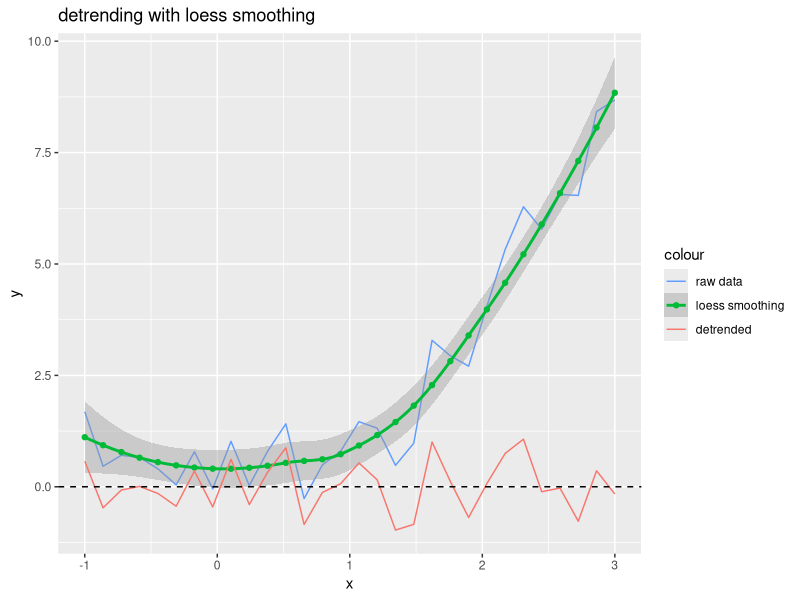

R code for this plot:
## ---- chunk 1
knitr::opts_chunk$set(echo = TRUE, error = T)
options(tidyverse.quiet = TRUE)
## ---- chunk 2
library(tidyverse)
# using .75 span to match ggplot2 geom_smooth
Detrend <- function(data, scales, method = "lm", span = 0.75) {
   if (method == "lm") {
      data$y <- resid(lm(y ~ x, data = data))
   } else {
      data$y <- resid(loess(y ~ x, span = span, data = data))
   }
   as.data.frame(data)
   }
   
StatDetrend <- ggproto("StatDetrend",
                       Stat,
                       compute_group = Detrend)

   
# don't do it. Don't create stat_detrend.  Just use the Stat with geom_line

library(ggplot2)
set.seed(42)
x <- seq(-1, 3, length.out = 30)
y <- x^2 + rnorm(30)*0.5
df <- data.frame(x = x, y = y)

ggplot(df, aes(x, y)) +
  scale_color_discrete(breaks = 
                         fct_inorder(c("raw data",
                                       "loess smoothing",
                                       "detrended"))) +
  geom_line(aes(color = "raw data")) +
  geom_smooth(aes(color = "loess smoothing")) + 
  stat_smooth(geom = "point", 
              aes(color = "loess smoothing"),
              xseq = df$x) +
  geom_line(stat = StatDetrend, 
             method = "smooth",
             aes(color = "detrended")) +
  geom_hline(yintercept = 0, 
             linetype = "dashed") + 

  labs(title = "detrending with loess smoothing")
